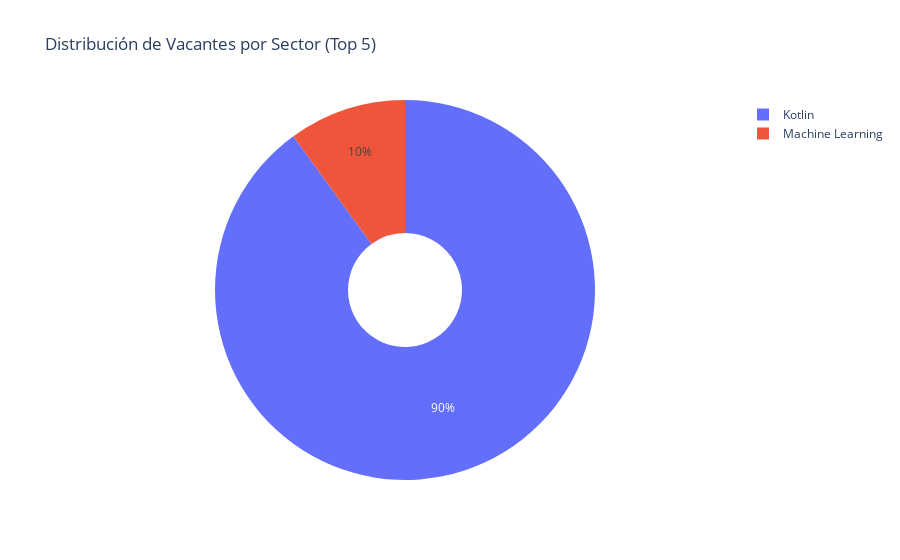

The code cell stored with this chart in its notebook:
### Markdown cell above
### 3.2. Vacantes por Sector

### Code cell
if not df_jobs.empty and 'sector' in df_jobs.columns:
    sector_counts = df_jobs['sector'].value_counts().reset_index()
    sector_counts.columns = ['Sector', 'Número de Vacantes']
    fig = px.pie(sector_counts.head(5), values='Número de Vacantes', names='Sector',
                 title='Distribución de Vacantes por Sector (Top 5)',
                 hole=0.3)
    fig.show()
else:
    print("No hay datos de sector para visualizar.")

### Figure 1 — Plotly figure (JSON) as saved in the notebook; plotly's stock layout.template omitted (floating-point values rounded to 4 significant figures)
{"data": [{"domain": {"x": [0, 1], "y": [0, 1]}, "hole": 0.3, "hovertemplate": "Sector=%{label}<br>Número de Vacantes=%{value}<extra></extra>", "labels": ["Kotlin", "Machine Learning"], "legendgroup": "", "name": "", "showlegend": true, "type": "pie", "values": [9, 1]}], "layout": {"legend": {"tracegroupgap": 0}, "title": {"text": "Distribución de Vacantes por Sector (Top 5)"}}}
